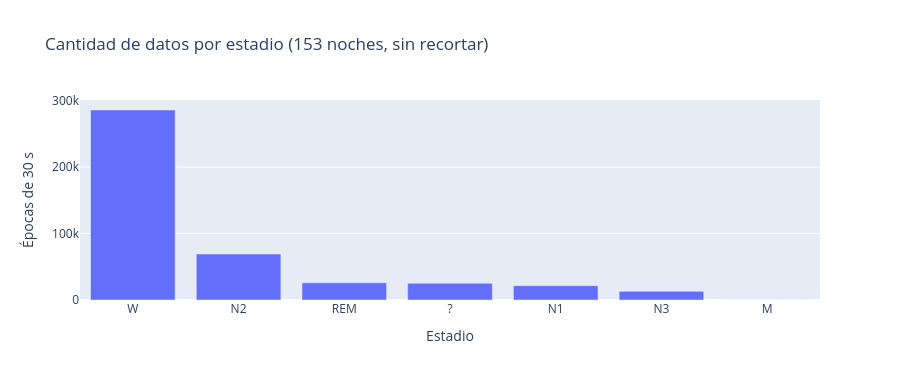

The notebook cell this image was saved under:
### Markdown cell above
## 3.3 Cantidad de épocas por estadio

Se estima la cantidad de épocas de 30 segundos disponibles por etapa, sumando la duración de sus
anotaciones. La etiqueta `?` corresponde a épocas que el técnico no pudo clasificar y `M` a épocas con
exceso de movimiento.

### Code cell
segundos = dataset.groupby("stage")["duration_s"].sum().sort_values(ascending=False)
resumen_etapas = pd.DataFrame({"horas": segundos / 3600, "epocas_30s": round(segundos / 30)})
print(resumen_etapas)

tabla = resumen_etapas.rename_axis("Estadio").reset_index()
px.bar(tabla, x="Estadio", y="epocas_30s", title="Cantidad de datos por estadio (153 noches, sin recortar)",
       labels={"epocas_30s": "Épocas de 30 s"}).update_layout(height=380).show()

### Figure 1 — Plotly figure (JSON) as saved in the notebook; plotly's stock layout.template omitted (floating-point values rounded to 4 significant figures)
{"data": [{"alignmentgroup": "True", "hovertemplate": "Estadio=%{x}<br>Épocas de 30 s=%{y}<extra></extra>", "legendgroup": "", "marker": {"color": "#636efa", "pattern": {"shape": ""}}, "name": "", "offsetgroup": "", "orientation": "v", "showlegend": false, "textposition": "auto", "type": "bar", "x": ["W", "N2", "REM", "?", "N1", "N3", "M"], "xaxis": "x", "y": [285900.0, 69130.0, 25840.0, 25050.0, 21520.0, 13040.0, 128.0], "yaxis": "y"}], "layout": {"barmode": "relative", "height": 380, "legend": {"tracegroupgap": 0}, "title": {"text": "Cantidad de datos por estadio (153 noches, sin recortar)"}, "xaxis": {"anchor": "y", "domain": [0.0, 1.0], "title": {"text": "Estadio"}}, "yaxis": {"anchor": "x", "domain": [0.0, 1.0], "title": {"text": "Épocas de 30 s"}}}}
